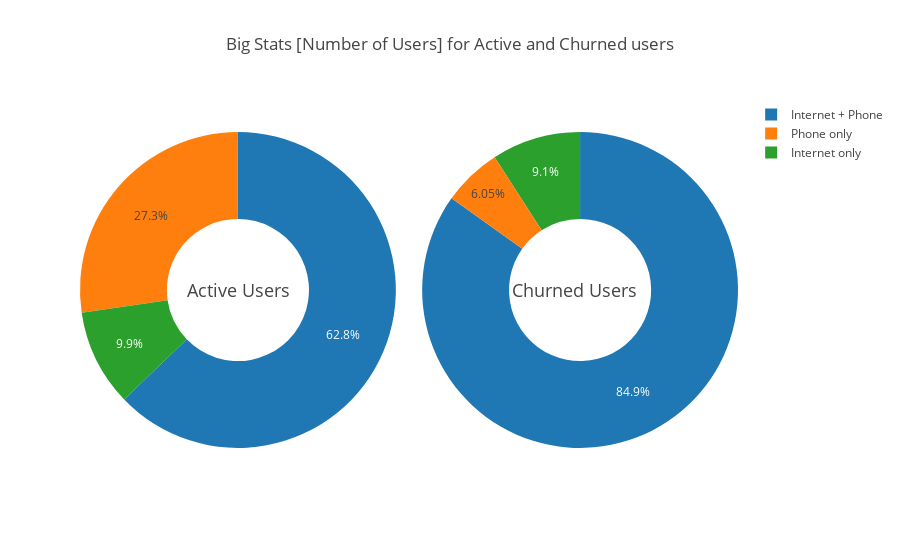

Source (notebook cell):
### Code cell
labels_active = ['Internet only','Phone only','Internet + Phone']
values_active = [
    active_internet_users[active_internet_users['PhoneService'] == 'No'].shape[0],
    active_phone_users[active_phone_users['InternetService'] == 'No'].shape[0],
    active_internet_users[active_internet_users['PhoneService'] != 'No'].shape[0]
]
trace_active = go.Pie(labels=labels_active, values=values_active, hole = .45, 
                      domain={"x": [0, .48]}, hoverinfo='label+percent+value')

labels_churned = ['Internet only','Phone only','Internet + Phone']
values_churned = [
    churned_internet_users[churned_internet_users['PhoneService'] == 'No'].shape[0],
    churned_phone_users[churned_phone_users['InternetService'] == 'No'].shape[0],
    churned_internet_users[churned_internet_users['PhoneService'] != 'No'].shape[0]
]
trace_churned = go.Pie(labels=labels_churned, values=values_churned, hole = .45,
                       domain={"x": [0.52, 1]}, hoverinfo='label+percent+value')

layout={
    'title': 'Big Stats [Number of Users] for Active and Churned users',
    'annotations': [
        {'text': 'Active Users',                
         "x": 0.16, # Position of Text
         "y": 0.5,
         'showarrow':False,
         'font':{'size': 18}
        }, 
        {'text': 'Churned Users',
         "x": 0.85,
        "y": 0.5,
        'showarrow':False,
        'font':{'size': 18}
        }
    ]
}

fig = go.Figure(dict(data=[trace_active, trace_churned], layout=layout))
iplot(fig)

### Figure 1 — Plotly figure (JSON) as saved in the notebook; plotly's stock layout.template omitted (floating-point values rounded to 4 significant figures)
{"data": [{"domain": {"x": [0, 0.48]}, "hole": 0.45, "hoverinfo": "label+percent+value", "labels": ["Internet only", "Phone only", "Internet + Phone"], "type": "pie", "uid": "fa00f546-a4da-11e8-81b0-3c15c2dc8196", "values": [512, 1413, 3249]}, {"domain": {"x": [0.52, 1]}, "hole": 0.45, "hoverinfo": "label+percent+value", "labels": ["Internet only", "Phone only", "Internet + Phone"], "type": "pie", "uid": "fa00f6e2-a4da-11e8-8840-3c15c2dc8196", "values": [170, 113, 1586]}], "layout": {"annotations": [{"font": {"size": 18}, "showarrow": false, "text": "Active Users", "x": 0.16, "y": 0.5}, {"font": {"size": 18}, "showarrow": false, "text": "Churned Users", "x": 0.85, "y": 0.5}], "title": "Big Stats [Number of Users] for Active and Churned users"}}
